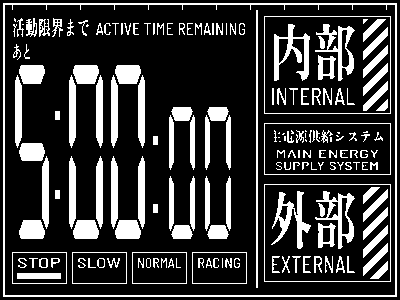
#> input picture preview/ready.pbm, 400 x 300 px; its folder holds 5 pictures in this run
$ python export_previews.py
#> lines starting #> are read from the running program, lines starting #| are printed output that depends on the picture; after the words box and inside, x2 and y2 are one past the last pixel; in counts of white or black regions, pixels touching at a corner belong together
#!/usr/bin/env python3
# SPDX-License-Identifier: Apache-2.0
"""Export the shared C++ renderer's PBMs into README-friendly PNGs."""

from pathlib import Path
from PIL import Image, ImageDraw

root = Path(__file__).resolve().parents[1] / "preview"
canvas = Image.new("RGB", (824, 652), "#808080")
#> canvas: PIL image 824x652 RGB; every value is 128
draw = ImageDraw.Draw(canvas)
for i, name in enumerate(("ready", "running", "emergency", "ended")):
    with Image.open(root / f"{name}.pbm") as image:
#> image is the input picture: PIL image 400x300 1; 21.4% white; 181 white regions (36 under 20 px), largest, box (x1, y1, x2, y2) and area: (3, 3, 397, 297) 2796, (274, 24, 310, 81) 800, (271, 191, 311, 249) 789
        image.save(root / f"{name}.png")
        x, y = 8 + i % 2 * 408, 24 + i // 2 * 324
        canvas.paste(image, (x, y))
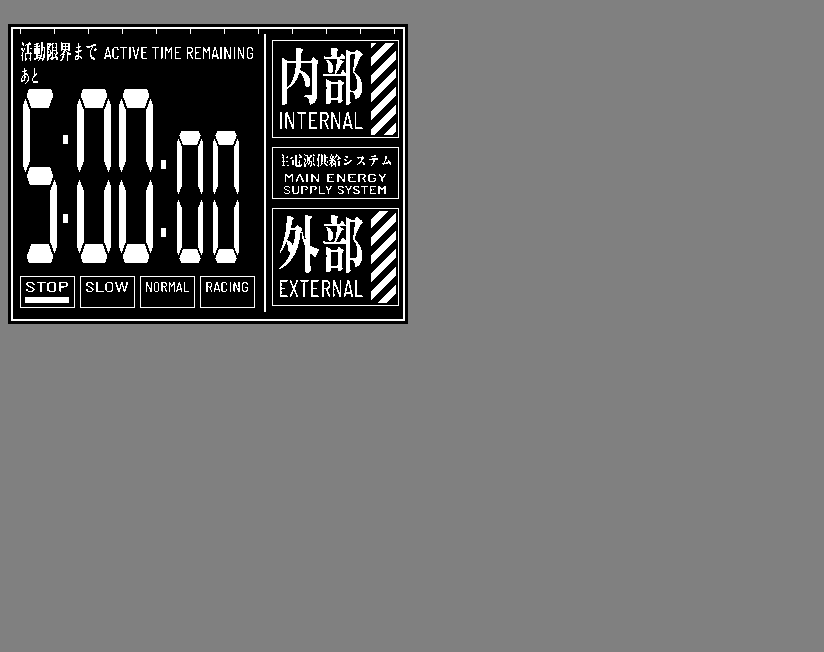
#> canvas: PIL image 824x652 RGB; min 0, max 255, mean 111.6
        draw.text((x, y - 17), name.upper(), fill="white")
#> pass 2 of the loop `for i, name in enumerate(("ready", "running", "emergency", "ended")):`:
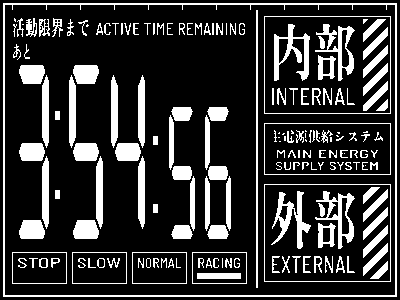
#> input picture preview/running.pbm, 400 x 300 px
#> image is the input picture: PIL image 400x300 1; 20.1% white; 177 white regions (36 under 20 px), largest, box (x1, y1, x2, y2) and area: (3, 3, 397, 297) 2796, (274, 24, 310, 81) 800, (271, 191, 311, 249) 789
#> `canvas.paste(image, (x, y))`:
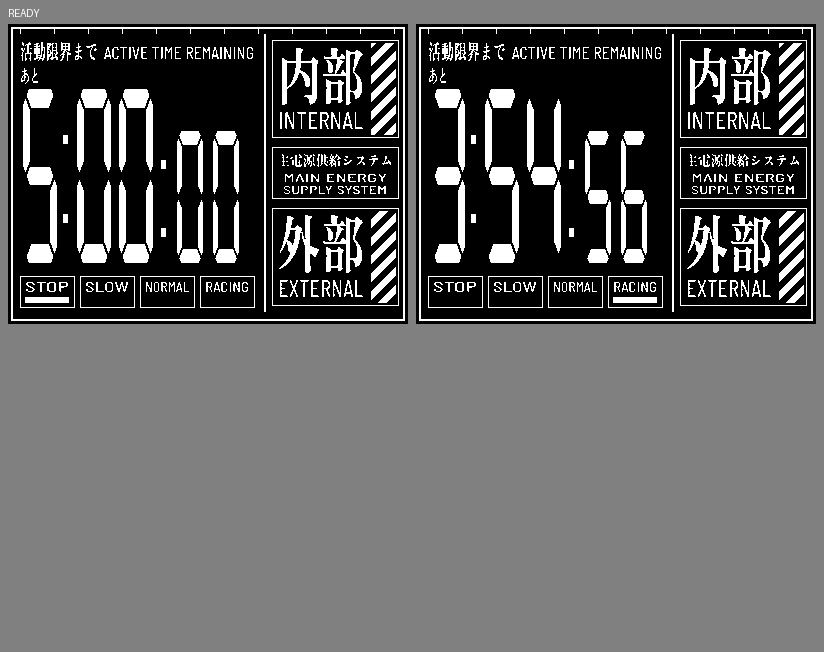
#> canvas: PIL image 824x652 RGB; min 0, max 255, mean 94.5
#> pass 3 of the loop `for i, name in enumerate(("ready", "running", "emergency", "ended")):`:
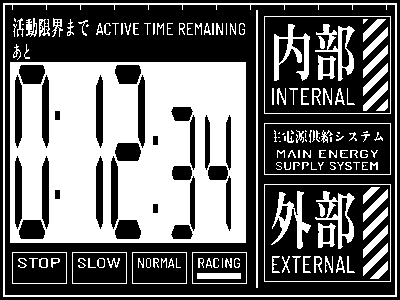
#> input picture preview/emergency.pbm, 400 x 300 px
#> image is the input picture: PIL image 400x300 1; 41.3% white; 149 white regions (36 under 20 px), largest, box (x1, y1, x2, y2) and area: (10, 62, 246, 243) 34548, (3, 3, 397, 297) 2796, (274, 24, 310, 81) 800
#> `canvas.paste(image, (x, y))`:
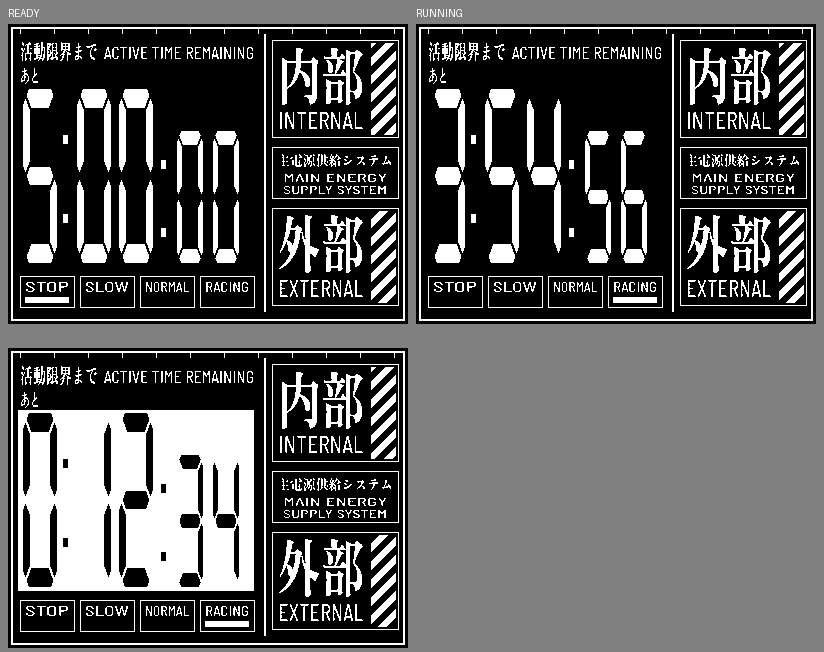
#> canvas: PIL image 824x652 RGB; min 0, max 255, mean 89.4
#> the loop made 4 passes; the first 3 are shown
with Image.open(root / "ready.png") as image:
    image.resize((1200, 900), Image.Resampling.NEAREST).save(root / "ready-3x.png")
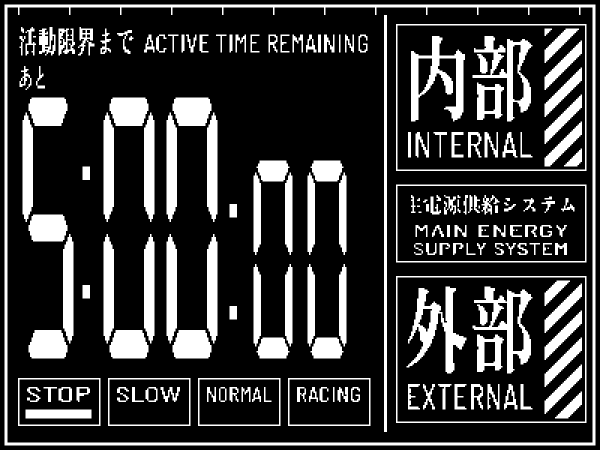
#> saved as ready-3x.png: PIL image 1200x900 1 (shown at 1/2 size); 21.4% white; 181 white regions (7 under 20 px), largest, box (x1, y1, x2, y2) and area: (9, 9, 1191, 891) 25164, (822, 72, 930, 243) 7200, (813, 573, 933, 747) 7101
canvas.save(root / "states.png")
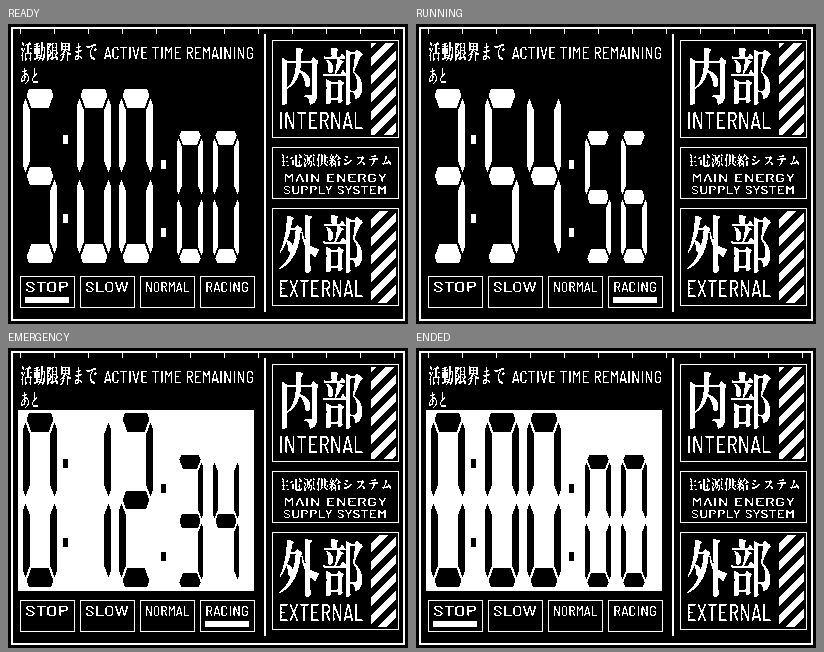
#> saved as states.png: PIL image 824x652 RGB; min 0, max 255, mean 83
